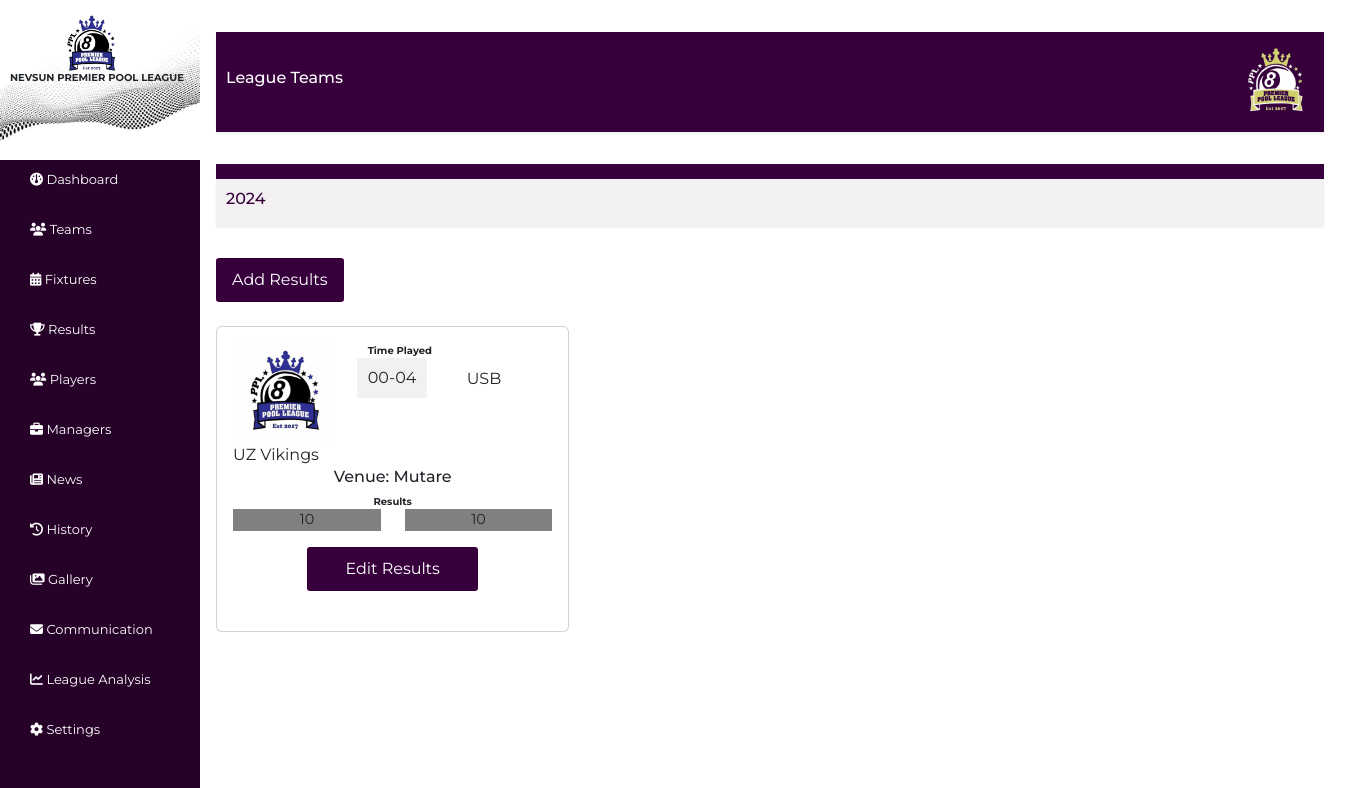
Page /Admin/Results1.php on the earlier database version.
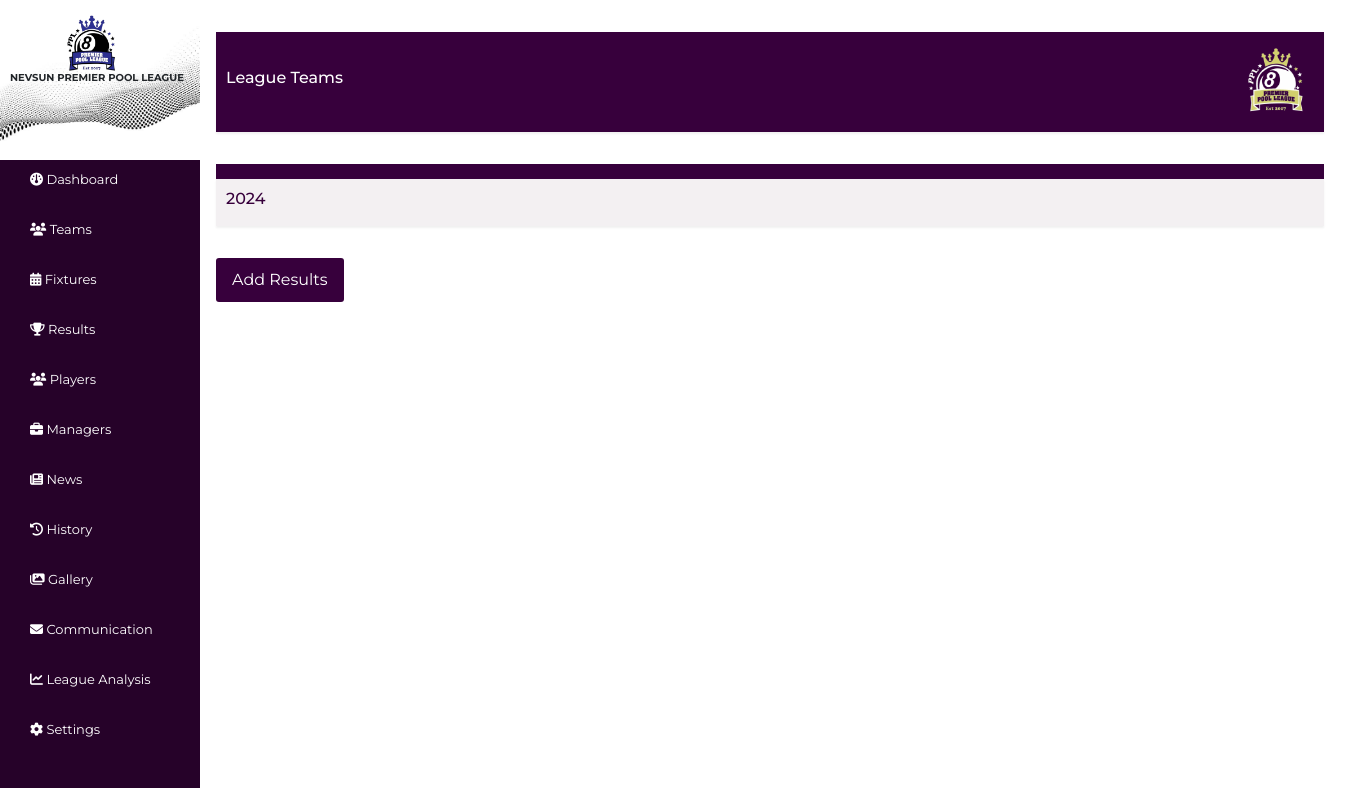
Same page on the later database version.
### tables this page shows
CREATE TABLE `fixtures` (
  `id` int(11) NOT NULL,
  `team1id` int(11) NOT NULL,
  `team2id` int(11) NOT NULL,
  `date` datetime NOT NULL,
  `venue` varchar(50) NOT NULL
);

CREATE TABLE `clubs` (
  `id` int(11) NOT NULL,
  `name` varchar(30) NOT NULL,
  `estdate` datetime NOT NULL,
  `location` varchar(30) NOT NULL,
  `numplayers` int(11) NOT NULL,
  `logo` varchar(30) NOT NULL
);

### Admin/Results1.php (the view, shortened to what this page needs)
<?php
include './adminHeader.php';
require_once('../databaseConn.php');
function getTeamLogo($logoFileName)
{
    $logoPath = "../Admin/images/uploads/" . $logoFileName;
    if (file_exists($logoPath)) {
        return $logoPath;
    } else {
        return "../Admin/images/default_logo.png";
    }
}
?>
<div class="container" style="margin-left: 200px;">
    <div class="clubsSection section" id="clubs">
        <div class="sectionHeader flex">
            <div class="seasonYear">
                <h6>League Teams</h6>
            </div>
            <div class="logoDiv">
                <img src="../static/images/logo.png" alt="Logo Image">
            </div>
        </div>
        <div style="width: 100%; height:15px;background-color:#37003c;"></div>
        <div class="sectionHeader flex" style="background-color: #f3f0f2;">
            <div class="seasonYear">
                <h6 style="color:#37003c; text-align:center;"><?php $currentYear = date('Y'); echo $currentYear; ?></h6>
            </div>
        </div>
        <button type="button" class="btn btn-success" data-bs-toggle="modal" data-bs-target="#addResultsModal">Add Results</button>
        <br><br>
        <?php
        $sql = "SELECT c1.name AS team1_name, c1.logo AS team1_logo, c2.name AS team2_name,
        f.date AS rdate, f.venue AS venue, r.team1Score AS team1Score, r.team2Score AS team2Score
        FROM fixtures f
        INNER JOIN clubs c1 ON f.team1Id = c1.id
        INNER JOIN clubs c2 ON f.team2Id = c2.id
        INNER JOIN results r ON f.id = r.fixtureId;";
        $result = mysqli_query($conn, $sql);
        $fixtureCount = 0;
        while ($row = mysqli_fetch_assoc($result)) {
            if ($fixtureCount % 3 == 0) {
                echo '<div class="row">';
            }
            $team1_logo = getTeamLogo($row["team1_logo"]);
        ?>
            <div class="col-md-4">
                <div class="card" style="margin-bottom: 15px;">
                    <div class="card-body">
                        <div class="row">
                            <div class="col">
                                <img src="<?php echo $team1_logo; ?>" alt="" style="width: 100px;">
                                <div class="team-name"><?php echo $row["team1_name"]; ?></div>
                            </div>
                            <div class="col game-time" style="text-align: center;">
                                <p style="font-size: 10px;" class="mb-0"><b>Time Played</b> </p>
                                <div class="pt-2" style="background-color: #f3f0f2; height:40px; width:70px; ">
                                    <?php echo date('H-m', strtotime($row["rdate"])); ?>
                                </div>
                            </div>
                            <div class="col">
                                <div class="team-name"><?php echo $row["team2_name"]; ?></div>
                            </div>
                        </div>
                        <div class="row" style="text-align: center;">
                            <h6>Venue: <?php echo $row["venue"]; ?></h6>
                        </div>
                        <div class="row" style="text-align: center;">
                            <p style="font-size: 10px;" class="mb-0"><b>Results</b> </p>
                            <div class="col">
                                <p style="background-color: grey;">10</p>
                            </div>
                            <div class="col">
                                <p style="background-color: grey;">10</p>
                            </div>
                        </div>
                        <div class="row">
                            <a class="btn btn-primary" style="width: 50%; margin:0 auto;" data-bs-toggle="modal" data-bs-target="#editModal<?php echo $row["id"] ?>" style="margin-right: 10px;">Edit Results</a>
                        </div>
                        <br>
                    </div>
                </div>
            </div>
        <?php
            $fixtureCount++;
        }
        echo '</div>';
        ?>
    </div>
</div>

Differences in the rows shown:
removed fixtures: team1id.logo (picture), team1id.name "UZ Vikings", date "00-04", team2id.name "USB", venue "Mutare"
